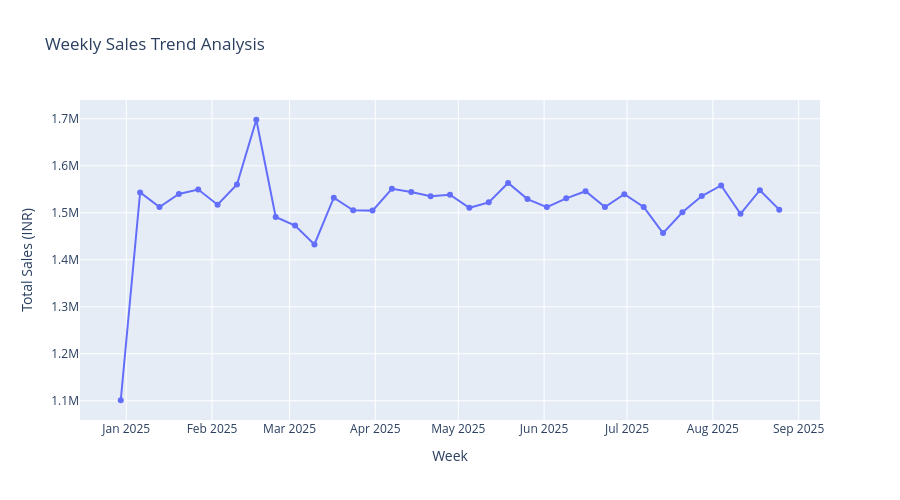

Notebook cell for this chart:
### Code cell
import plotly.express as px

fig = px.line(
    weekly_sales,
    x='Week',
    y='Price (INR)',
    title='Weekly Sales Trend Analysis',
    markers=True
)

fig.update_layout(
    xaxis_title='Week',
    yaxis_title='Total Sales (INR)',
    height=500
)

fig.show()
